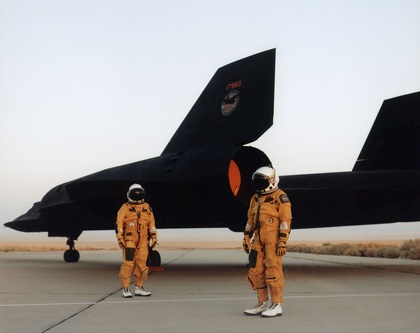
%> input picture samples/SR71_crew.jpg, 420 x 333 px, shrunk from 1190 x 944 before the run
$ octave --eval "result = npr(imread('samples/SR71_crew.jpg'));"   (GNU Octave 9; MATLAB toolbox functions it lacks are replaced by stand-ins)
%> lines starting %> are read from the running program, lines starting %| are printed output that depends on the picture
### getedge.m
function h = getedge(n1,s1,n2,s2,theta)
% d2dgauss  Canny edge detection but without suppressing edges
r=[cos(theta) -sin(theta); sin(theta) cos(theta)];

for i = 1:n2
  for j = 1:n1
    u = r * [j-(n1+1)/2 i-(n2+1)/2]';

    g  = exp(-u(1)^2/(2*s1^2)) / (s1*sqrt(2*pi));
    dg = -u(2) * (exp(-u(2)^2/(2*s2^2)) / (s2*sqrt(2*pi))) /s2^2;

    h(i,j) = g * dg;
  end
end

h = h / sqrt(sum(sum(abs(h).*abs(h))));

end

### npr.m
function [ im_npr ] = npr( im )
%NPR

% Inputs
im_gray = rgb2gray(im);
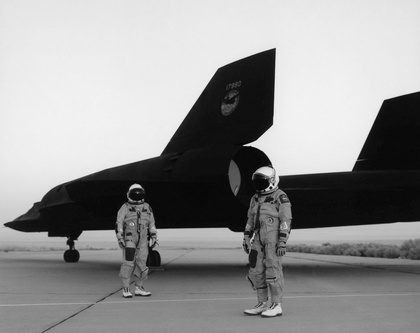
%> im_gray: size 333x420 uint8; min 0, max 247, mean 147.4
fx = getedge(10, 1, 10, 1, pi/2);
fy = getedge(10, 1, 10, 1, 0);

ux = conv2(im_gray, fx, 'same');
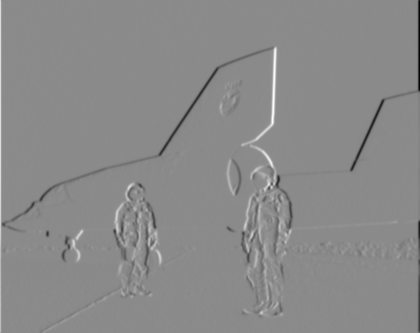
%> ux: size 333x420 double; min -482.7, max 404.1, mean -1.3; drawn with min black and max white
uy = conv2(im_gray, fy, 'same');
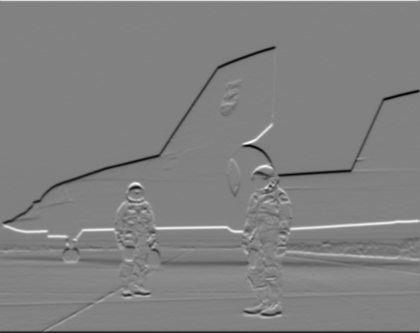
%> uy: size 333x420 double; min -401.3, max 388.4, mean -1.8; drawn with min black and max white

% Application specific filtering: non-photo realism
e = sqrt(ux.*ux + uy.*uy);    % more like GradientShop
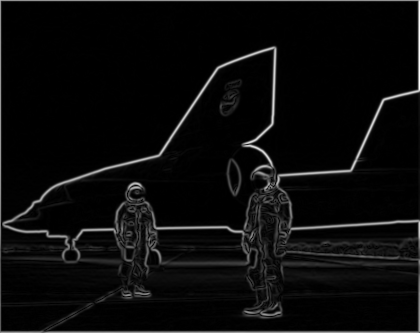
%> e: size 333x420 double; min 4.17e-14, max 482.7, mean 22.3; drawn with min black and max white

gx = e .* ux; % Desired pixel-differences: x dir
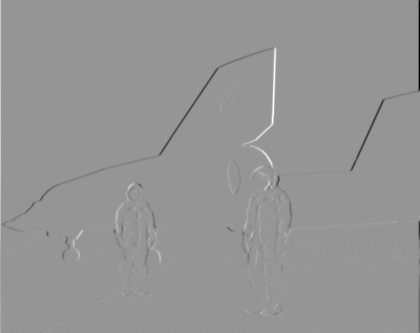
%> gx: size 333x420 double; min -232953, max 163338.8, mean -363.6; drawn with min black and max white
gy = e .* uy; % Desired pixel-differences: y dir
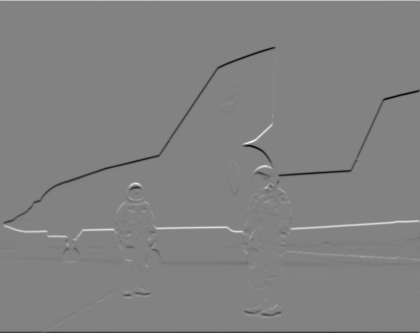
%> gy: size 333x420 double; min -167224.2, max 160448.6, mean -415.2; drawn with min black and max white
d  = im;      % Desired pixel values
%> d is the input picture: size 333x420x3 uint8; mean R, G, B 150.5, 146.5, 144.2

% Using the above constraints, the goal is to solve
%   min_{f} { wx(fx - gx)^2 + wy(fy - gy)^2 + wd(f - d)^2
% to find the output image, f

[height, width, ~] = size(im);
%> height = 333; width = 420
pixel_count = height * width;
%> pixel_count = 139860
num_equations = 5 * pixel_count;
%> num_equations = 699300
im2var = zeros(height, width);
im2var(1:pixel_count) = 1:pixel_count;
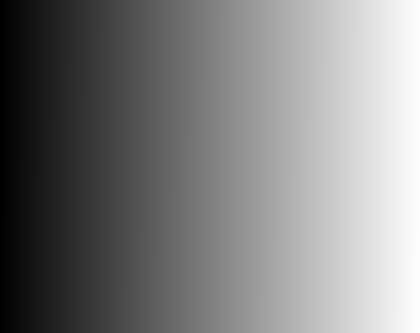
%> im2var: size 333x420 double; min 1, max 139860, mean 69930.5; drawn with min black and max white

f_rgb = {}; % Output filtered image

for c = 1:3
  sparse_i = [];
  sparse_j = [];
  sparse_k = [];
  b = zeros(num_equations, 1);

  e = 1; % Equation counter

  for y = 1:height
    for x = 1:width
      % Up
      if y ~= 1
        sparse_i = [sparse_i e];
        sparse_j = [sparse_j im2var(y,x)];
        sparse_k = [sparse_k 1];

        sparse_i = [sparse_i e];
        sparse_j = [sparse_j im2var(y-1,x)];
        sparse_k = [sparse_k -1];

        b(e) = (gy(y-1,x));
        e = e + 1;
      end

      % Down
      if y ~= height
        sparse_i = [sparse_i e];
        sparse_j = [sparse_j im2var(y,x)];
        sparse_k = [sparse_k 1];

        sparse_i = [sparse_i e];
        sparse_j = [sparse_j im2var(y+1,x)];
        sparse_k = [sparse_k -1];

        b(e) = (gy(y+1,x));
        e = e + 1;
      end

      % Right
      if x ~= width
        sparse_i = [sparse_i e];
        sparse_j = [sparse_j im2var(y,x)];
        sparse_k = [sparse_k 1];


        sparse_i = [sparse_i e];
        sparse_j = [sparse_j im2var(y,x+1)];
        sparse_k = [sparse_k -1];

        b(e) = (gx(y,x+1));
        e = e + 1;
      end

      % Left
      if x ~= 1
        sparse_i = [sparse_i e];
        sparse_j = [sparse_j im2var(y,x)];
        sparse_k = [sparse_k 1];

        sparse_i = [sparse_i e];
        sparse_j = [sparse_j im2var(y,x-1)];
        sparse_k = [sparse_k -1];

        b(e) = (gx(y,x-1));
        e = e + 1;
      end

      % wd(f - d)^2
      sparse_i = [sparse_i e];
      sparse_j = [sparse_j im2var(y,x)];
      sparse_k = [sparse_k 1];

      b(e) = d(y,x,c);
      e = e + 1;
    end
  end

  A = sparse(sparse_i, sparse_j, sparse_k, num_equations, pixel_count);
  f_rgb{c} = A\b;

end

outlines = imcomplement(sqrt(ux.*ux + uy.*uy));

for c = 1:3
  im_npr(:,:,c) = reshape(f_rgb{c}, [height width]);
  im_npr(:,:,c) = im_npr(:,:,c) - (1-outlines(:,:));
end

end
%> (the run ends here)
